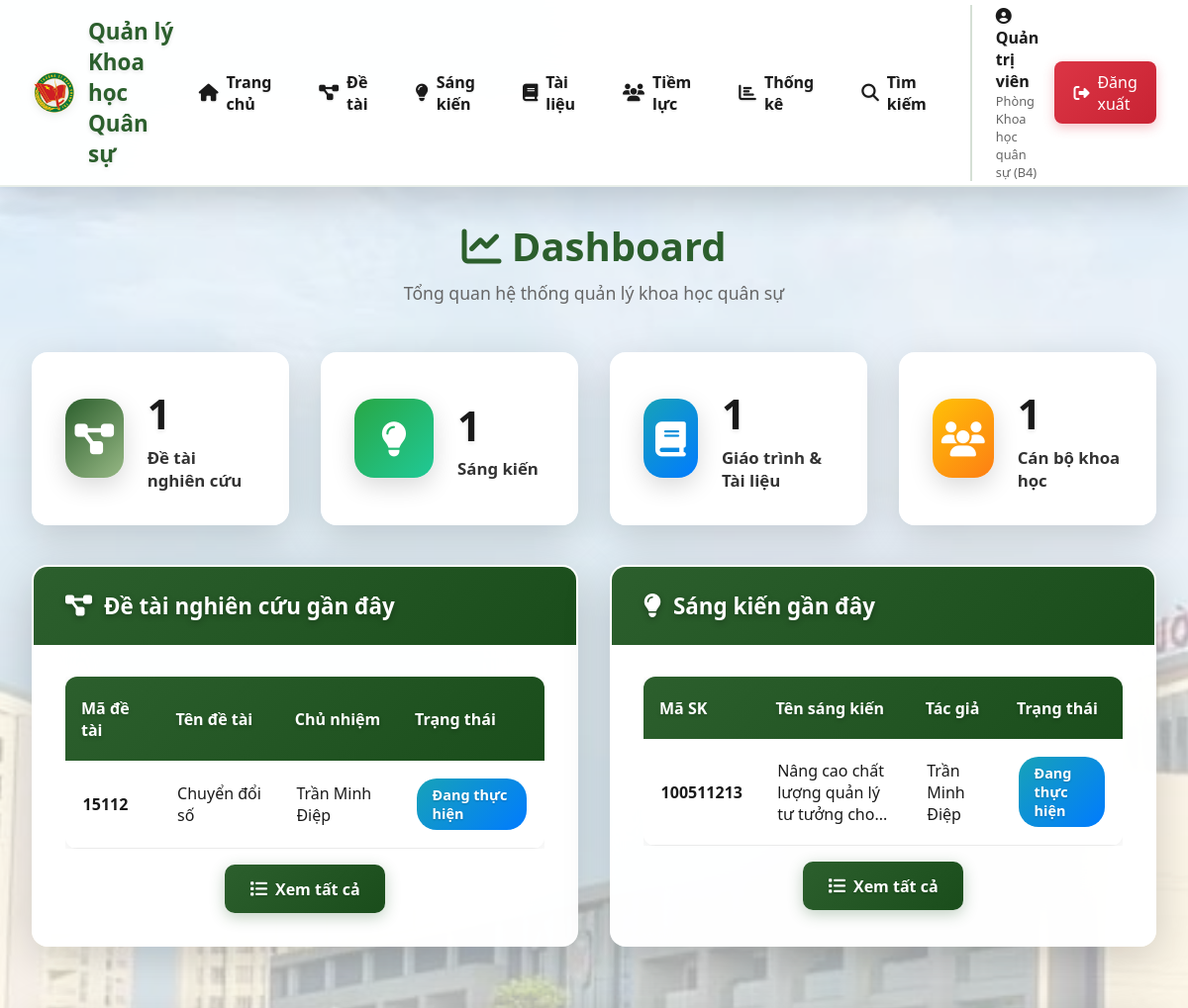
The page /dashboard (signed in, upper part) on the database as committed earlier.
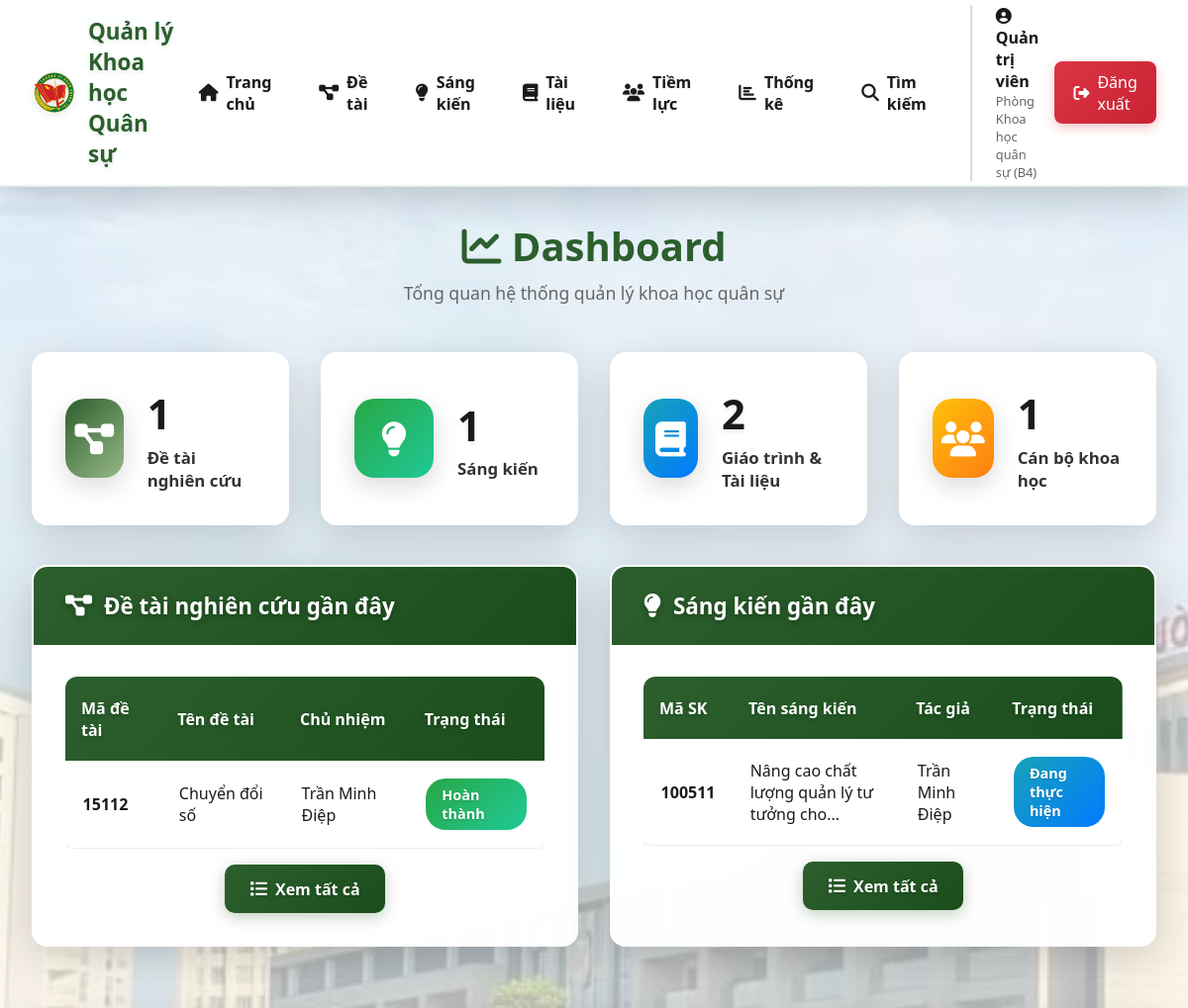
The same page on the database as committed later.
### models/__init__.py (models this page shows)
class DeTai(db.Model):
    __tablename__ = 'de_tai'
    id = db.Column(db.Integer, primary_key=True)
    ma_de_tai = db.Column(db.String(50), unique=True, nullable=False)
    ten_de_tai = db.Column(db.String(255), nullable=False)
    mo_ta = db.Column(db.Text)
    linh_vuc = db.Column(db.String(100))
    chu_nhiem = db.Column(db.String(120), nullable=False)
    don_vi = db.Column(db.String(120))
    cap_do = db.Column(db.String(50))  # Cấp nhà trường, Cấp bộ, Cấp nhà nước
    ngay_bat_dau = db.Column(db.Date)
    ngay_ket_thuc = db.Column(db.Date)
    trang_thai = db.Column(db.String(50), default='Đang thực hiện')
    ket_qua = db.Column(db.Text)
    file_word = db.Column(db.String(255))
    file_word_content = db.Column(db.Text)
    bien_ban_ban = db.Column(db.String(255))  # Biên bản của Ban đề tài
    bien_ban_de_cuong = db.Column(db.String(255))  # Biên bản duyệt đề cương
    bien_ban_nghiem_thu = db.Column(db.String(255))  # Biên bản nghiệm thu
    file_sau_sua = db.Column(db.String(255))  # File đề tài sau khi sửa
    created_by = db.Column(db.Integer, db.ForeignKey('users.id'))
    created_at = db.Column(db.DateTime, default=datetime.utcnow)
    updated_at = db.Column(db.DateTime, default=datetime.utcnow, onupdate=datetime.utcnow)
    creator = db.relationship('User', backref='de_tai_created')
    ban_thanh_vien = db.relationship('BanDeTai', backref='de_tai', lazy='dynamic', cascade='all, delete-orphan')
    hoi_dong_de_cuong = db.relationship('HoiDongDeCuongDeTai', backref='de_tai', lazy='dynamic', cascade='all, delete-orphan')
    hoi_dong_nghiem_thu = db.relationship('HoiDongNghiemThuDeTai', backref='de_tai', lazy='dynamic', cascade='all, delete-orphan')

class SangKien(db.Model):
    __tablename__ = 'sang_kien'
    id = db.Column(db.Integer, primary_key=True)
    ma_sang_kien = db.Column(db.String(50), unique=True, nullable=False)
    ten_sang_kien = db.Column(db.String(255), nullable=False)
    mo_ta = db.Column(db.Text)
    linh_vuc = db.Column(db.String(100))
    chu_nhiem = db.Column(db.String(120), nullable=False)
    don_vi = db.Column(db.String(120))
    cap_do = db.Column(db.String(50))  # Cấp nhà trường, Cấp bộ, Cấp nhà nước
    ngay_bat_dau = db.Column(db.Date)
    ngay_ket_thuc = db.Column(db.Date)
    trang_thai = db.Column(db.String(50), default='Đang thực hiện')
    ket_qua = db.Column(db.Text)
    file_word = db.Column(db.String(255))
    file_word_content = db.Column(db.Text)
    bien_ban_ban = db.Column(db.String(255))
    bien_ban_de_cuong = db.Column(db.String(255))
    bien_ban_nghiem_thu = db.Column(db.String(255))
    file_sau_sua = db.Column(db.String(255))
    created_by = db.Column(db.Integer, db.ForeignKey('users.id'))
    created_at = db.Column(db.DateTime, default=datetime.utcnow)
    updated_at = db.Column(db.DateTime, default=datetime.utcnow, onupdate=datetime.utcnow)
    creator = db.relationship('User', backref='sang_kien_created')
    ban_thanh_vien = db.relationship('BanSangKien', backref='sang_kien', lazy=True, cascade='all, delete-orphan')
    hoi_dong_de_cuong = db.relationship('HoiDongDeCuongSangKien', backref='sang_kien', lazy=True, cascade='all, delete-orphan')
    hoi_dong_nghiem_thu = db.relationship('HoiDongNghiemThuSangKien', backref='sang_kien', lazy=True, cascade='all, delete-orphan')

### routes/main.py (the view)
@main_bp.route('/dashboard')
@login_required
def dashboard():
    total_detai = DeTai.query.count()
    total_tailieu = TaiLieu.query.count()
    total_tiemluc = TiemLuc.query.count()
    total_sangkien = SangKien.query.count()
    total_users = User.query.count()
    recent_detai = DeTai.query.order_by(DeTai.created_at.desc()).limit(5).all()
    recent_sangkien = SangKien.query.order_by(SangKien.created_at.desc()).limit(5).all()
    return render_template('dashboard.html',
                         total_detai=total_detai,
                         total_giaotrinh=total_tailieu,  # Giữ tên biến cũ để tương thích template
                         total_tiemluc=total_tiemluc,
                         total_sangkien=total_sangkien,
                         total_users=total_users,
                         recent_detai=recent_detai,
                         recent_sangkien=recent_sangkien)

### templates/dashboard.html (shortened to what the changed rows need)
{% extends "base.html" %}
{% block content %}
<div style="text-align: center; margin-bottom: 3rem;">
    <h1 style="font-size: 2.5rem; color: var(--primary-color); font-weight: 700; margin-bottom: 0.5rem;">
        <i class="fas fa-chart-line"></i> Dashboard
    </h1>
</div>
<div class="stats-grid">
    <div class="stat-card">
        <div class="stat-content">
            <h3>{{ total_giaotrinh }}</h3>
            <p>Giáo trình & Tài liệu</p>
        </div>
    </div>
</div>
<div style="display: grid; grid-template-columns: repeat(auto-fit, minmax(450px, 1fr)); gap: 2rem; margin-top: 2rem;">
    <div class="card">
        <div class="card-body">
            {% if recent_detai %}
            <div style="overflow-x: auto;">
                <table class="table">
                    <thead>
                        <tr>
                            <th>Mã đề tài</th>
                            <th>Tên đề tài</th>
                            <th>Chủ nhiệm</th>
                            <th>Trạng thái</th>
                        </tr>
                    </thead>
                    <tbody>
                        {% for dt in recent_detai %}
                        <tr>
                            <td><strong>{{ dt.ma_de_tai }}</strong></td>
                            <td>{{ dt.ten_de_tai[:40] }}{% if dt.ten_de_tai|length > 40 %}...{% endif %}</td>
                            <td>{{ dt.chu_nhiem }}</td>
                            <td>
                                {% if dt.trang_thai == 'Hoàn thành' %}
                                <span class="badge badge-success">{{ dt.trang_thai }}</span>
                                {% elif dt.trang_thai == 'Đang thực hiện' %}
                                <span class="badge badge-info">{{ dt.trang_thai }}</span>
                                {% else %}
                                <span class="badge badge-warning">{{ dt.trang_thai }}</span>
                                {% endif %}
                            </td>
                        </tr>
                        {% endfor %}
                    </tbody>
                </table>
            </div>
            {% else %}
            <p style="text-align: center; color: #999; padding: 2rem;">Chưa có đề tài nào.</p>
            {% endif %}
        </div>
    </div>
    <div class="card">
        <div class="card-body">
            {% if recent_sangkien %}
            <div style="overflow-x: auto;">
                <table class="table">
                    <thead>
                        <tr>
                            <th>Mã SK</th>
                            <th>Tên sáng kiến</th>
                            <th>Tác giả</th>
                            <th>Trạng thái</th>
                        </tr>
                    </thead>
                    <tbody>
                        {% for sk in recent_sangkien %}
                        <tr>
                            <td><strong>{{ sk.ma_sang_kien }}</strong></td>
                            <td>{{ sk.ten_sang_kien[:40] }}{% if sk.ten_sang_kien|length > 40 %}...{% endif %}</td>
                            <td>{{ sk.chu_nhiem }}</td>
                            <td>
                                {% if sk.trang_thai == 'Hoàn thành' or sk.trang_thai == 'Đã công nhận' %}
                                <span class="badge badge-success">{{ sk.trang_thai }}</span>
                                {% elif sk.trang_thai == 'Đang thực hiện' %}
                                <span class="badge badge-info">{{ sk.trang_thai }}</span>
                                {% else %}
                                <span class="badge badge-warning">{{ sk.trang_thai }}</span>
                                {% endif %}
                            </td>
                        </tr>
                        {% endfor %}
                    </tbody>
                </table>
            </div>
            {% else %}
            <p style="text-align: center; color: #999; padding: 2rem;">Chưa có sáng kiến nào.</p>
            {% endif %}
        </div>
    </div>
</div>
{% endblock %}

Rows that differ between the two databases and show on the page:
changed DeTai "Chuyển đổi số": trang_thai "Đang thực hiện" → "Hoàn thành"
changed SangKien "Nâng cao chất lượng quản lý tư tưởng cho": ma_sang_kien "100511213" → "100511"
Other text that changed with them:
{{ total_giaotrinh }}: "1" → "2"
